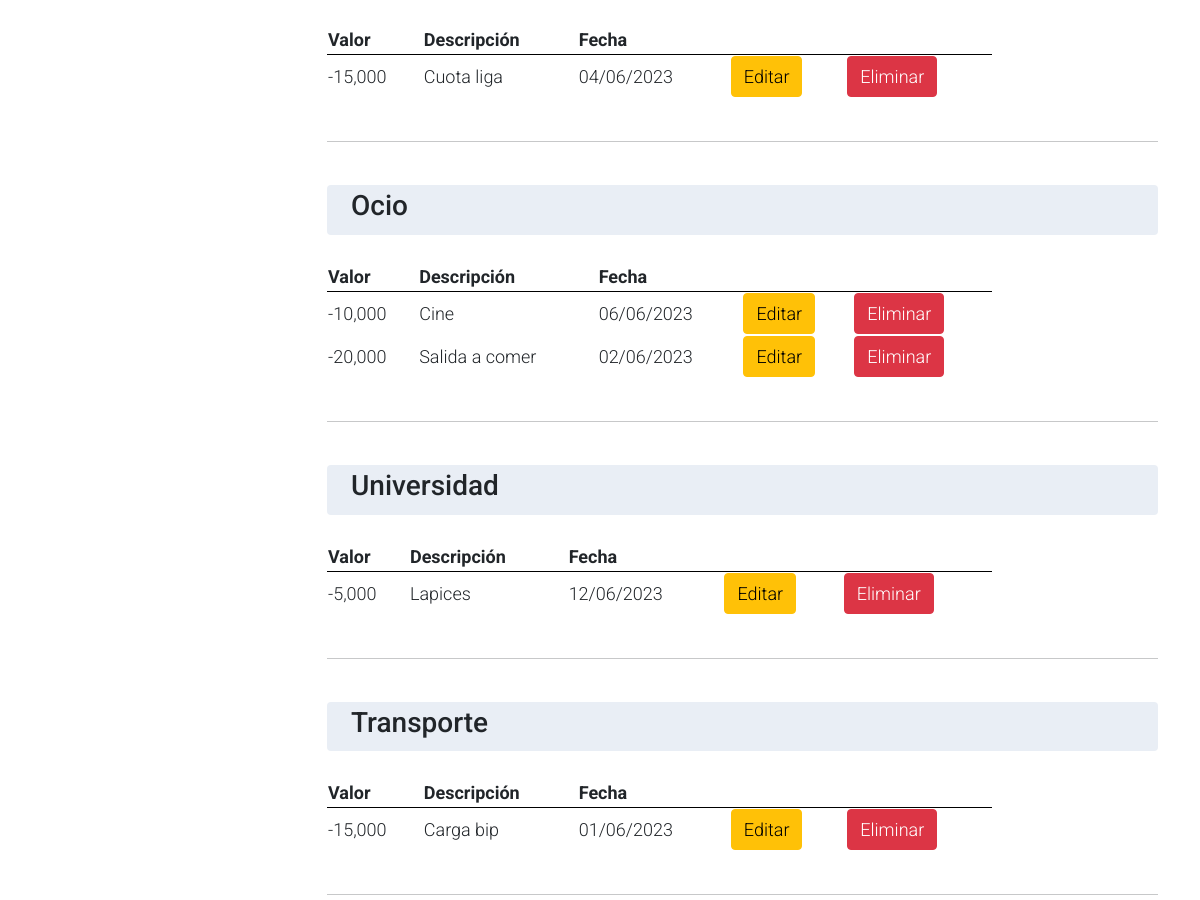
/list/ (signed in, middle part), run on an earlier commit of the app's database.
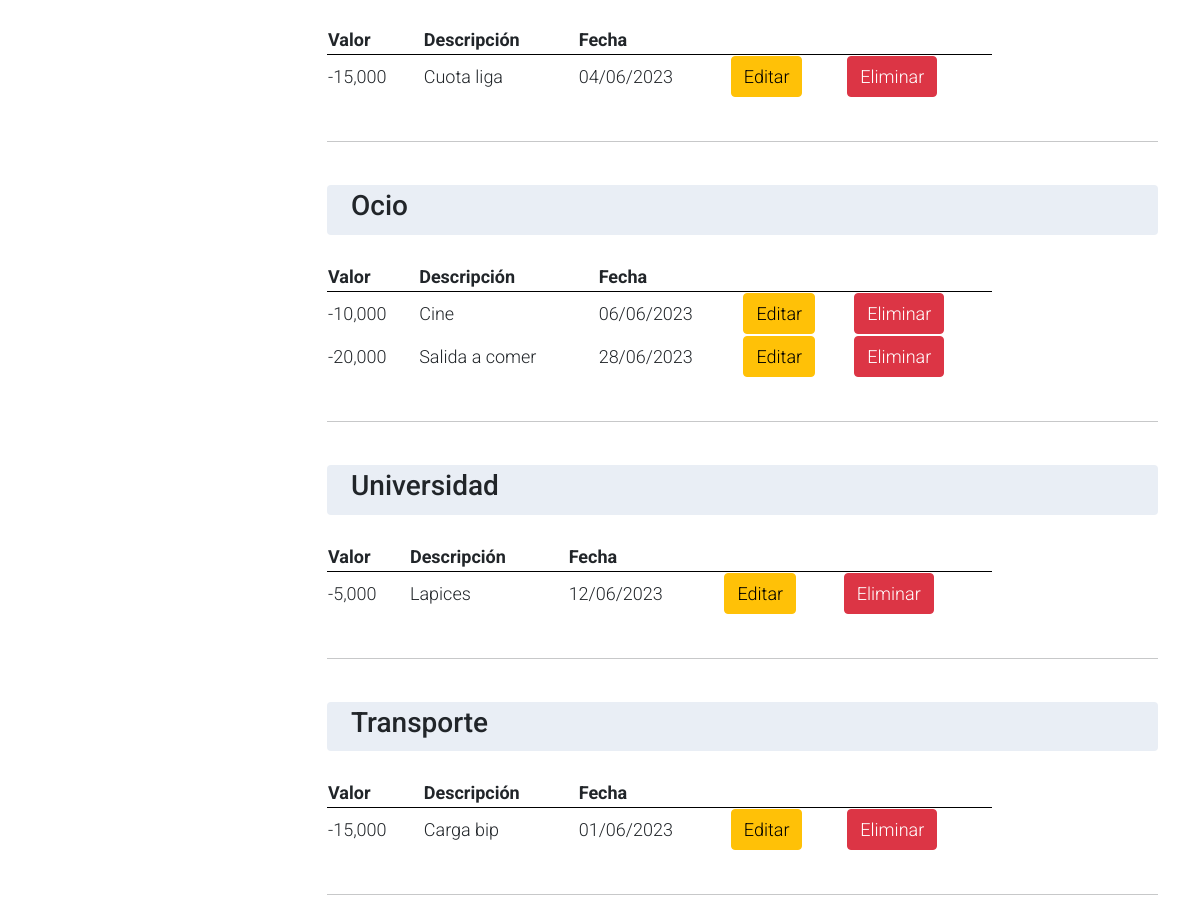
And on a later commit of the database.
### finanzapp/models.py (models this page shows)
class Transaction(models.Model):
    user = models.ForeignKey(User, on_delete=models.CASCADE, related_name="transactions")
    types = [('spend', 'gasto'), ('deposit', 'abono')]
    type = models.CharField(choices=types, max_length=100)
    description = models.TextField(max_length=500)
    amount = models.FloatField(default=0)
    date = models.DateField(default=timezone.now().strftime("%Y-%m-%d"))
    category = models.ForeignKey(Category, on_delete=models.CASCADE, related_name="transactions", blank=True, null=True)

### finanzapp/views.py (the view)
# urls.py: path('list/', list_transactions, name='list'),
def list_transactions(request):
    if request.user.is_authenticated:
        cats = Category.objects.filter(user=request.user)
        selected_cats = request.GET.getlist('categories')
        transactions = []
        start_date = request.GET.get('start_date')
        end_date = request.GET.get('end_date')
        if selected_cats:
            for cat_id in selected_cats:
                cat = Category.objects.get(id=cat_id)
                trans = Transaction.objects.filter(category=cat)
                if start_date and end_date:
                    trans = trans.filter(date__range=[start_date, end_date])
                transactions.append({'name': cat.name, 'trans': trans})
        else:
            for cat in cats:
                trans = Transaction.objects.filter(category=cat)
                if start_date and end_date:
                    trans = trans.filter(date__range=[start_date, end_date])
                transactions.append({'name': cat.name, 'trans': trans})
        budgets = []
        for cat in cats:
            budgets.append(saldo_categoría(request.user, cat))
        return render(request, "listado.html", {"transactions": transactions, "categories": cats, "budgets": budgets})
    else:
        return redirect('login')

### finanzapp/views.py (called while the page is built)
def saldo_categoría(user_id, cat):
    budget = cat.budget
    gastos = Transaction.objects.filter(user_id=user_id, type='spend', category=cat).aggregate(Sum('amount'))['amount__sum'] or 0
    ingresos = Transaction.objects.filter(user_id=user_id, type='deposit', category=cat).aggregate(Sum('amount'))['amount__sum'] or 0
    saldo = budget - gastos
    total = ingresos + budget - gastos
    return {'name': cat.name, 'amount': saldo, 'valid': (saldo >= 0), 'total': total}

### finanzapp/templates/listado.html (shortened to what this page needs)
{% extends 'base.html' %}
{% load humanize %}
{% block content %}
<section class="container py-5 rounded">
    <div class="row">
        <div class="col-lg-3">
        </div>
        <div class="col-lg-9">
            {% for category in transactions %}
                {% if category.trans %}
                    <div class="container-fluid bg-light py-1 rounded">
                        {% if category.name == "ninguna"  %}
                            <h3>Ninguna</h3>
                        {% else %}
                            <h3>{{ category.name }}</h3>
                        {% endif %}
                    </div>
                    <br>
                    <table style="width:80%; border-collapse: collapse;">
                        <thead>
                            <tr>
                                <th scope="col" style="border-bottom: 1px solid black; ">Valor</th>
                                <th scope="col" style="border-bottom: 1px solid black; ">Descripción</th>
                                <th scope="col" style="border-bottom: 1px solid black; ">Fecha</th>
                                <th scope="col" style="border-bottom: 1px solid black; "></th>
                                <th scope="col" style="border-bottom: 1px solid black; "></th>
                            </tr>
                        </thead>
                        <tbody>
                            {% for transaction in category.trans %}
                                <tr>
                                    {% if transaction.type == "spend" %}
                                    <td>-{{transaction.amount|floatformat:0|intcomma}}</td>
                                    {% else %}
                                    <td>+{{transaction.amount|floatformat:0|intcomma}}</td>
                                    {% endif %}
                                    <td>{{transaction.description}}</td>
                                    <td>{{ transaction.date|date:"d/m/Y" }}</td>
                                    <td><a class="btn btn-warning" href="/editTrans/{{ transaction.id }}"> Editar </a></td>
                                    <td><a class="btn btn-danger" href="/eliminarTrans/{{ transaction.id }}"> Eliminar </a></td>
                                </tr>
                            {% endfor %}
                        </tbody>
                    </table>
                    <br><hr><br>
                {% endif %}
            {% endfor %}
        </div>
    </div>
</section>
{% endblock %}

What changed in the data, as far as the page shows it:
changed Transaction "Salida a comer": date "02/06/2023" → "28/06/2023"
